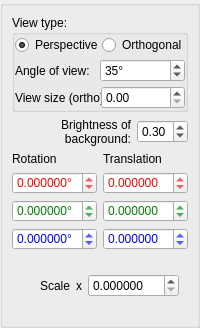
<?xml version="1.0" encoding="UTF-8"?>
<ui version="4.0">
 <class>propViewer</class>
 <widget class="QWidget" name="propViewer">
  <property name="geometry">
   <rect>
    <x>0</x>
    <y>0</y>
    <width>200</width>
    <height>328</height>
   </rect>
  </property>
  <property name="windowTitle">
   <string>Form</string>
  </property>
  <layout class="QVBoxLayout" name="verticalLayout">
   <property name="leftMargin">
    <number>0</number>
   </property>
   <property name="topMargin">
    <number>0</number>
   </property>
   <property name="rightMargin">
    <number>0</number>
   </property>
   <property name="bottomMargin">
    <number>0</number>
   </property>
   <item>
    <widget class="QGroupBox" name="groupBoxView">
     <property name="minimumSize">
      <size>
       <width>200</width>
       <height>0</height>
      </size>
     </property>
     <property name="maximumSize">
      <size>
       <width>200</width>
       <height>16777215</height>
      </size>
     </property>
     <property name="title">
      <string/>
     </property>
     <layout class="QVBoxLayout" name="verticalLayout_2">
      <item>
       <widget class="QGroupBox" name="groupBox">
        <property name="title">
         <string>View type:</string>
        </property>
        <layout class="QVBoxLayout" name="verticalLayout_5">
         <property name="spacing">
          <number>4</number>
         </property>
         <property name="leftMargin">
          <number>0</number>
         </property>
         <property name="topMargin">
          <number>0</number>
         </property>
         <property name="rightMargin">
          <number>0</number>
         </property>
         <property name="bottomMargin">
          <number>0</number>
         </property>
         <item>
          <layout class="QHBoxLayout" name="horizontalLayout_7">
           <item>
            <widget class="QRadioButton" name="radioPersp">
             <property name="sizePolicy">
              <sizepolicy hsizetype="Preferred" vsizetype="Fixed">
               <horstretch>0</horstretch>
               <verstretch>0</verstretch>
              </sizepolicy>
             </property>
             <property name="text">
              <string>Perspective</string>
             </property>
             <property name="checked">
              <bool>true</bool>
             </property>
            </widget>
           </item>
           <item>
            <widget class="QRadioButton" name="radioOrtho">
             <property name="sizePolicy">
              <sizepolicy hsizetype="Preferred" vsizetype="Fixed">
               <horstretch>0</horstretch>
               <verstretch>0</verstretch>
              </sizepolicy>
             </property>
             <property name="text">
              <string>Orthogonal</string>
             </property>
            </widget>
           </item>
          </layout>
         </item>
         <item>
          <widget class="QWidget" name="widget_2" native="true">
           <layout class="QHBoxLayout" name="horizontalLayout_4">
            <property name="spacing">
             <number>0</number>
            </property>
            <property name="leftMargin">
             <number>0</number>
            </property>
            <property name="topMargin">
             <number>0</number>
            </property>
            <property name="rightMargin">
             <number>0</number>
            </property>
            <property name="bottomMargin">
             <number>0</number>
            </property>
            <item>
             <widget class="QLabel" name="label_9">
              <property name="text">
               <string>Angle of view:</string>
              </property>
             </widget>
            </item>
            <item>
             <widget class="QSpinBox" name="spinAngleOfView">
              <property name="sizePolicy">
               <sizepolicy hsizetype="Preferred" vsizetype="Fixed">
                <horstretch>0</horstretch>
                <verstretch>0</verstretch>
               </sizepolicy>
              </property>
              <property name="suffix">
               <string>°</string>
              </property>
              <property name="prefix">
               <string/>
              </property>
              <property name="minimum">
               <number>15</number>
              </property>
              <property name="maximum">
               <number>170</number>
              </property>
              <property name="value">
               <number>35</number>
              </property>
             </widget>
            </item>
           </layout>
          </widget>
         </item>
         <item>
          <widget class="QWidget" name="widget_3" native="true">
           <layout class="QHBoxLayout" name="horizontalLayout_5">
            <property name="spacing">
             <number>0</number>
            </property>
            <property name="leftMargin">
             <number>0</number>
            </property>
            <property name="topMargin">
             <number>0</number>
            </property>
            <property name="rightMargin">
             <number>0</number>
            </property>
            <property name="bottomMargin">
             <number>0</number>
            </property>
            <item>
             <widget class="QLabel" name="label_11">
              <property name="text">
               <string>View size (ortho):</string>
              </property>
             </widget>
            </item>
            <item>
             <widget class="QDoubleSpinBox" name="spinOrthoViewSize">
              <property name="sizePolicy">
               <sizepolicy hsizetype="Preferred" vsizetype="Fixed">
                <horstretch>0</horstretch>
                <verstretch>0</verstretch>
               </sizepolicy>
              </property>
              <property name="minimum">
               <double>0.000000000000000</double>
              </property>
              <property name="maximum">
               <double>99999999999999991433150857216.000000000000000</double>
              </property>
             </widget>
            </item>
           </layout>
          </widget>
         </item>
        </layout>
       </widget>
      </item>
      <item>
       <layout class="QHBoxLayout" name="horizontalLayout_3">
        <item>
         <widget class="QLabel" name="label_10">
          <property name="inputMethodHints">
           <set>Qt::ImhMultiLine</set>
          </property>
          <property name="text">
           <string>Brightness of background:</string>
          </property>
          <property name="alignment">
           <set>Qt::AlignRight|Qt::AlignTrailing|Qt::AlignVCenter</set>
          </property>
          <property name="wordWrap">
           <bool>true</bool>
          </property>
         </widget>
        </item>
        <item>
         <widget class="QDoubleSpinBox" name="spinBG">
          <property name="sizePolicy">
           <sizepolicy hsizetype="Preferred" vsizetype="Fixed">
            <horstretch>0</horstretch>
            <verstretch>0</verstretch>
           </sizepolicy>
          </property>
          <property name="decimals">
           <number>2</number>
          </property>
          <property name="maximum">
           <double>1.000000000000000</double>
          </property>
          <property name="singleStep">
           <double>0.100000000000000</double>
          </property>
          <property name="value">
           <double>0.300000000000000</double>
          </property>
         </widget>
        </item>
       </layout>
      </item>
      <item>
       <widget class="QWidget" name="widget" native="true">
        <layout class="QHBoxLayout" name="horizontalLayout_2">
         <property name="leftMargin">
          <number>0</number>
         </property>
         <property name="topMargin">
          <number>0</number>
         </property>
         <property name="rightMargin">
          <number>0</number>
         </property>
         <property name="bottomMargin">
          <number>0</number>
         </property>
         <item>
          <layout class="QVBoxLayout" name="verticalLayout_4">
           <item>
            <widget class="QLabel" name="label_7">
             <property name="text">
              <string>Rotation</string>
             </property>
            </widget>
           </item>
           <item>
            <widget class="QDoubleSpinBox" name="spinViewRotX">
             <property name="sizePolicy">
              <sizepolicy hsizetype="Preferred" vsizetype="Fixed">
               <horstretch>0</horstretch>
               <verstretch>0</verstretch>
              </sizepolicy>
             </property>
             <property name="palette">
              <palette>
               <active>
                <colorrole role="WindowText">
                 <brush brushstyle="SolidPattern">
                  <color alpha="255">
                   <red>255</red>
                   <green>0</green>
                   <blue>0</blue>
                  </color>
                 </brush>
                </colorrole>
                <colorrole role="Text">
                 <brush brushstyle="SolidPattern">
                  <color alpha="255">
                   <red>255</red>
                   <green>0</green>
                   <blue>0</blue>
                  </color>
                 </brush>
                </colorrole>
                <colorrole role="ButtonText">
                 <brush brushstyle="SolidPattern">
                  <color alpha="255">
                   <red>255</red>
                   <green>0</green>
                   <blue>0</blue>
                  </color>
                 </brush>
                </colorrole>
                <colorrole role="PlaceholderText">
                 <brush brushstyle="NoBrush">
                  <color alpha="128">
                   <red>255</red>
                   <green>0</green>
                   <blue>0</blue>
                  </color>
                 </brush>
                </colorrole>
               </active>
               <inactive>
                <colorrole role="WindowText">
                 <brush brushstyle="SolidPattern">
                  <color alpha="255">
                   <red>255</red>
                   <green>0</green>
                   <blue>0</blue>
                  </color>
                 </brush>
                </colorrole>
                <colorrole role="Text">
                 <brush brushstyle="SolidPattern">
                  <color alpha="255">
                   <red>255</red>
                   <green>0</green>
                   <blue>0</blue>
                  </color>
                 </brush>
                </colorrole>
                <colorrole role="ButtonText">
                 <brush brushstyle="SolidPattern">
                  <color alpha="255">
                   <red>255</red>
                   <green>0</green>
                   <blue>0</blue>
                  </color>
                 </brush>
                </colorrole>
                <colorrole role="PlaceholderText">
                 <brush brushstyle="NoBrush">
                  <color alpha="128">
                   <red>255</red>
                   <green>0</green>
                   <blue>0</blue>
                  </color>
                 </brush>
                </colorrole>
               </inactive>
               <disabled>
                <colorrole role="WindowText">
                 <brush brushstyle="SolidPattern">
                  <color alpha="255">
                   <red>255</red>
                   <green>0</green>
                   <blue>0</blue>
                  </color>
                 </brush>
                </colorrole>
                <colorrole role="Text">
                 <brush brushstyle="SolidPattern">
                  <color alpha="255">
                   <red>255</red>
                   <green>0</green>
                   <blue>0</blue>
                  </color>
                 </brush>
                </colorrole>
                <colorrole role="ButtonText">
                 <brush brushstyle="SolidPattern">
                  <color alpha="255">
                   <red>255</red>
                   <green>0</green>
                   <blue>0</blue>
                  </color>
                 </brush>
                </colorrole>
                <colorrole role="PlaceholderText">
                 <brush brushstyle="NoBrush">
                  <color alpha="128">
                   <red>255</red>
                   <green>0</green>
                   <blue>0</blue>
                  </color>
                 </brush>
                </colorrole>
               </disabled>
              </palette>
             </property>
             <property name="styleSheet">
              <string notr="true">color: rgb(255, 0, 0)</string>
             </property>
             <property name="suffix">
              <string>°</string>
             </property>
             <property name="decimals">
              <number>6</number>
             </property>
             <property name="minimum">
              <double>-99999999.000000000000000</double>
             </property>
             <property name="maximum">
              <double>99999999.000000000000000</double>
             </property>
             <property name="singleStep">
              <double>1.000000000000000</double>
             </property>
            </widget>
           </item>
           <item>
            <widget class="QDoubleSpinBox" name="spinViewRotY">
             <property name="sizePolicy">
              <sizepolicy hsizetype="Preferred" vsizetype="Fixed">
               <horstretch>0</horstretch>
               <verstretch>0</verstretch>
              </sizepolicy>
             </property>
             <property name="palette">
              <palette>
               <active>
                <colorrole role="WindowText">
                 <brush brushstyle="SolidPattern">
                  <color alpha="255">
                   <red>0</red>
                   <green>128</green>
                   <blue>0</blue>
                  </color>
                 </brush>
                </colorrole>
                <colorrole role="Text">
                 <brush brushstyle="SolidPattern">
                  <color alpha="255">
                   <red>0</red>
                   <green>128</green>
                   <blue>0</blue>
                  </color>
                 </brush>
                </colorrole>
                <colorrole role="ButtonText">
                 <brush brushstyle="SolidPattern">
                  <color alpha="255">
                   <red>0</red>
                   <green>128</green>
                   <blue>0</blue>
                  </color>
                 </brush>
                </colorrole>
                <colorrole role="PlaceholderText">
                 <brush brushstyle="NoBrush">
                  <color alpha="128">
                   <red>0</red>
                   <green>128</green>
                   <blue>0</blue>
                  </color>
                 </brush>
                </colorrole>
               </active>
               <inactive>
                <colorrole role="WindowText">
                 <brush brushstyle="SolidPattern">
                  <color alpha="255">
                   <red>0</red>
                   <green>128</green>
                   <blue>0</blue>
                  </color>
                 </brush>
                </colorrole>
                <colorrole role="Text">
                 <brush brushstyle="SolidPattern">
                  <color alpha="255">
                   <red>0</red>
                   <green>128</green>
                   <blue>0</blue>
                  </color>
                 </brush>
                </colorrole>
                <colorrole role="ButtonText">
                 <brush brushstyle="SolidPattern">
                  <color alpha="255">
                   <red>0</red>
                   <green>128</green>
                   <blue>0</blue>
                  </color>
                 </brush>
                </colorrole>
                <colorrole role="PlaceholderText">
                 <brush brushstyle="NoBrush">
                  <color alpha="128">
                   <red>0</red>
                   <green>128</green>
                   <blue>0</blue>
                  </color>
                 </brush>
                </colorrole>
               </inactive>
               <disabled>
                <colorrole role="WindowText">
                 <brush brushstyle="SolidPattern">
                  <color alpha="255">
                   <red>0</red>
                   <green>128</green>
                   <blue>0</blue>
                  </color>
                 </brush>
                </colorrole>
                <colorrole role="Text">
                 <brush brushstyle="SolidPattern">
                  <color alpha="255">
                   <red>0</red>
                   <green>128</green>
                   <blue>0</blue>
                  </color>
                 </brush>
                </colorrole>
                <colorrole role="ButtonText">
                 <brush brushstyle="SolidPattern">
                  <color alpha="255">
                   <red>0</red>
                   <green>128</green>
                   <blue>0</blue>
                  </color>
                 </brush>
                </colorrole>
                <colorrole role="PlaceholderText">
                 <brush brushstyle="NoBrush">
                  <color alpha="128">
                   <red>0</red>
                   <green>128</green>
                   <blue>0</blue>
                  </color>
                 </brush>
                </colorrole>
               </disabled>
              </palette>
             </property>
             <property name="styleSheet">
              <string notr="true">color: rgb(0, 128, 0)</string>
             </property>
             <property name="suffix">
              <string>°</string>
             </property>
             <property name="decimals">
              <number>6</number>
             </property>
             <property name="minimum">
              <double>-99999999.000000000000000</double>
             </property>
             <property name="maximum">
              <double>99999999.000000000000000</double>
             </property>
             <property name="singleStep">
              <double>1.000000000000000</double>
             </property>
            </widget>
           </item>
           <item>
            <widget class="QDoubleSpinBox" name="spinViewRotZ">
             <property name="sizePolicy">
              <sizepolicy hsizetype="Preferred" vsizetype="Fixed">
               <horstretch>0</horstretch>
               <verstretch>0</verstretch>
              </sizepolicy>
             </property>
             <property name="palette">
              <palette>
               <active>
                <colorrole role="WindowText">
                 <brush brushstyle="SolidPattern">
                  <color alpha="255">
                   <red>0</red>
                   <green>0</green>
                   <blue>255</blue>
                  </color>
                 </brush>
                </colorrole>
                <colorrole role="Text">
                 <brush brushstyle="SolidPattern">
                  <color alpha="255">
                   <red>0</red>
                   <green>0</green>
                   <blue>255</blue>
                  </color>
                 </brush>
                </colorrole>
                <colorrole role="ButtonText">
                 <brush brushstyle="SolidPattern">
                  <color alpha="255">
                   <red>0</red>
                   <green>0</green>
                   <blue>255</blue>
                  </color>
                 </brush>
                </colorrole>
                <colorrole role="PlaceholderText">
                 <brush brushstyle="NoBrush">
                  <color alpha="128">
                   <red>0</red>
                   <green>0</green>
                   <blue>255</blue>
                  </color>
                 </brush>
                </colorrole>
               </active>
               <inactive>
                <colorrole role="WindowText">
                 <brush brushstyle="SolidPattern">
                  <color alpha="255">
                   <red>0</red>
                   <green>0</green>
                   <blue>255</blue>
                  </color>
                 </brush>
                </colorrole>
                <colorrole role="Text">
                 <brush brushstyle="SolidPattern">
                  <color alpha="255">
                   <red>0</red>
                   <green>0</green>
                   <blue>255</blue>
                  </color>
                 </brush>
                </colorrole>
                <colorrole role="ButtonText">
                 <brush brushstyle="SolidPattern">
                  <color alpha="255">
                   <red>0</red>
                   <green>0</green>
                   <blue>255</blue>
                  </color>
                 </brush>
                </colorrole>
                <colorrole role="PlaceholderText">
                 <brush brushstyle="NoBrush">
                  <color alpha="128">
                   <red>0</red>
                   <green>0</green>
                   <blue>255</blue>
                  </color>
                 </brush>
                </colorrole>
               </inactive>
               <disabled>
                <colorrole role="WindowText">
                 <brush brushstyle="SolidPattern">
                  <color alpha="255">
                   <red>0</red>
                   <green>0</green>
                   <blue>255</blue>
                  </color>
                 </brush>
                </colorrole>
                <colorrole role="Text">
                 <brush brushstyle="SolidPattern">
                  <color alpha="255">
                   <red>0</red>
                   <green>0</green>
                   <blue>255</blue>
                  </color>
                 </brush>
                </colorrole>
                <colorrole role="ButtonText">
                 <brush brushstyle="SolidPattern">
                  <color alpha="255">
                   <red>0</red>
                   <green>0</green>
                   <blue>255</blue>
                  </color>
                 </brush>
                </colorrole>
                <colorrole role="PlaceholderText">
                 <brush brushstyle="NoBrush">
                  <color alpha="128">
                   <red>0</red>
                   <green>0</green>
                   <blue>255</blue>
                  </color>
                 </brush>
                </colorrole>
               </disabled>
              </palette>
             </property>
             <property name="styleSheet">
              <string notr="true">color: rgb(0,0,255)</string>
             </property>
             <property name="suffix">
              <string>°</string>
             </property>
             <property name="decimals">
              <number>6</number>
             </property>
             <property name="minimum">
              <double>-99999999.000000000000000</double>
             </property>
             <property name="maximum">
              <double>99999999.000000000000000</double>
             </property>
             <property name="singleStep">
              <double>1.000000000000000</double>
             </property>
            </widget>
           </item>
          </layout>
         </item>
         <item>
          <spacer name="horizontalSpacer_2">
           <property name="orientation">
            <enum>Qt::Horizontal</enum>
           </property>
           <property name="sizeHint" stdset="0">
            <size>
             <width>40</width>
             <height>20</height>
            </size>
           </property>
          </spacer>
         </item>
         <item>
          <layout class="QVBoxLayout" name="verticalLayout_3">
           <item>
            <widget class="QLabel" name="label_6">
             <property name="text">
              <string>Translation</string>
             </property>
            </widget>
           </item>
           <item>
            <widget class="QDoubleSpinBox" name="spinViewTransX">
             <property name="sizePolicy">
              <sizepolicy hsizetype="Preferred" vsizetype="Fixed">
               <horstretch>0</horstretch>
               <verstretch>0</verstretch>
              </sizepolicy>
             </property>
             <property name="palette">
              <palette>
               <active>
                <colorrole role="WindowText">
                 <brush brushstyle="SolidPattern">
                  <color alpha="255">
                   <red>255</red>
                   <green>0</green>
                   <blue>0</blue>
                  </color>
                 </brush>
                </colorrole>
                <colorrole role="Text">
                 <brush brushstyle="SolidPattern">
                  <color alpha="255">
                   <red>255</red>
                   <green>0</green>
                   <blue>0</blue>
                  </color>
                 </brush>
                </colorrole>
                <colorrole role="ButtonText">
                 <brush brushstyle="SolidPattern">
                  <color alpha="255">
                   <red>255</red>
                   <green>0</green>
                   <blue>0</blue>
                  </color>
                 </brush>
                </colorrole>
                <colorrole role="PlaceholderText">
                 <brush brushstyle="NoBrush">
                  <color alpha="128">
                   <red>255</red>
                   <green>0</green>
                   <blue>0</blue>
                  </color>
                 </brush>
                </colorrole>
               </active>
               <inactive>
                <colorrole role="WindowText">
                 <brush brushstyle="SolidPattern">
                  <color alpha="255">
                   <red>255</red>
                   <green>0</green>
                   <blue>0</blue>
                  </color>
                 </brush>
                </colorrole>
                <colorrole role="Text">
                 <brush brushstyle="SolidPattern">
                  <color alpha="255">
                   <red>255</red>
                   <green>0</green>
                   <blue>0</blue>
                  </color>
                 </brush>
                </colorrole>
                <colorrole role="ButtonText">
                 <brush brushstyle="SolidPattern">
                  <color alpha="255">
                   <red>255</red>
                   <green>0</green>
                   <blue>0</blue>
                  </color>
                 </brush>
                </colorrole>
                <colorrole role="PlaceholderText">
                 <brush brushstyle="NoBrush">
                  <color alpha="128">
                   <red>255</red>
                   <green>0</green>
                   <blue>0</blue>
                  </color>
                 </brush>
                </colorrole>
               </inactive>
               <disabled>
                <colorrole role="WindowText">
                 <brush brushstyle="SolidPattern">
                  <color alpha="255">
                   <red>255</red>
                   <green>0</green>
                   <blue>0</blue>
                  </color>
                 </brush>
                </colorrole>
                <colorrole role="Text">
                 <brush brushstyle="SolidPattern">
                  <color alpha="255">
                   <red>255</red>
                   <green>0</green>
                   <blue>0</blue>
                  </color>
                 </brush>
                </colorrole>
                <colorrole role="ButtonText">
                 <brush brushstyle="SolidPattern">
                  <color alpha="255">
                   <red>255</red>
                   <green>0</green>
                   <blue>0</blue>
                  </color>
                 </brush>
                </colorrole>
                <colorrole role="PlaceholderText">
                 <brush brushstyle="NoBrush">
                  <color alpha="128">
                   <red>255</red>
                   <green>0</green>
                   <blue>0</blue>
                  </color>
                 </brush>
                </colorrole>
               </disabled>
              </palette>
             </property>
             <property name="styleSheet">
              <string notr="true">color: rgb(255, 0, 0)</string>
             </property>
             <property name="decimals">
              <number>6</number>
             </property>
             <property name="minimum">
              <double>-999999999.000000000000000</double>
             </property>
             <property name="maximum">
              <double>999999999.000000000000000</double>
             </property>
             <property name="singleStep">
              <double>0.100000000000000</double>
             </property>
            </widget>
           </item>
           <item>
            <widget class="QDoubleSpinBox" name="spinViewTransY">
             <property name="sizePolicy">
              <sizepolicy hsizetype="Preferred" vsizetype="Fixed">
               <horstretch>0</horstretch>
               <verstretch>0</verstretch>
              </sizepolicy>
             </property>
             <property name="palette">
              <palette>
               <active>
                <colorrole role="WindowText">
                 <brush brushstyle="SolidPattern">
                  <color alpha="255">
                   <red>0</red>
                   <green>128</green>
                   <blue>0</blue>
                  </color>
                 </brush>
                </colorrole>
                <colorrole role="Text">
                 <brush brushstyle="SolidPattern">
                  <color alpha="255">
                   <red>0</red>
                   <green>128</green>
                   <blue>0</blue>
                  </color>
                 </brush>
                </colorrole>
                <colorrole role="ButtonText">
                 <brush brushstyle="SolidPattern">
                  <color alpha="255">
                   <red>0</red>
                   <green>128</green>
                   <blue>0</blue>
                  </color>
                 </brush>
                </colorrole>
                <colorrole role="PlaceholderText">
                 <brush brushstyle="NoBrush">
                  <color alpha="128">
                   <red>0</red>
                   <green>128</green>
                   <blue>0</blue>
                  </color>
                 </brush>
                </colorrole>
               </active>
               <inactive>
                <colorrole role="WindowText">
                 <brush brushstyle="SolidPattern">
                  <color alpha="255">
                   <red>0</red>
                   <green>128</green>
                   <blue>0</blue>
                  </color>
                 </brush>
                </colorrole>
                <colorrole role="Text">
                 <brush brushstyle="SolidPattern">
                  <color alpha="255">
                   <red>0</red>
                   <green>128</green>
                   <blue>0</blue>
                  </color>
                 </brush>
                </colorrole>
                <colorrole role="ButtonText">
                 <brush brushstyle="SolidPattern">
                  <color alpha="255">
                   <red>0</red>
                   <green>128</green>
                   <blue>0</blue>
                  </color>
                 </brush>
                </colorrole>
                <colorrole role="PlaceholderText">
                 <brush brushstyle="NoBrush">
                  <color alpha="128">
                   <red>0</red>
                   <green>128</green>
                   <blue>0</blue>
                  </color>
                 </brush>
                </colorrole>
               </inactive>
               <disabled>
                <colorrole role="WindowText">
                 <brush brushstyle="SolidPattern">
                  <color alpha="255">
                   <red>0</red>
                   <green>128</green>
                   <blue>0</blue>
                  </color>
                 </brush>
                </colorrole>
                <colorrole role="Text">
                 <brush brushstyle="SolidPattern">
                  <color alpha="255">
                   <red>0</red>
                   <green>128</green>
                   <blue>0</blue>
                  </color>
                 </brush>
                </colorrole>
                <colorrole role="ButtonText">
                 <brush brushstyle="SolidPattern">
                  <color alpha="255">
                   <red>0</red>
                   <green>128</green>
                   <blue>0</blue>
                  </color>
                 </brush>
                </colorrole>
                <colorrole role="PlaceholderText">
                 <brush brushstyle="NoBrush">
                  <color alpha="128">
                   <red>0</red>
                   <green>128</green>
                   <blue>0</blue>
                  </color>
                 </brush>
                </colorrole>
               </disabled>
              </palette>
             </property>
             <property name="styleSheet">
              <string notr="true">color: rgb(0, 128, 0)</string>
             </property>
             <property name="decimals">
              <number>6</number>
             </property>
             <property name="minimum">
              <double>-999999999.000000000000000</double>
             </property>
             <property name="maximum">
              <double>999999999.000000000000000</double>
             </property>
             <property name="singleStep">
              <double>0.100000000000000</double>
             </property>
            </widget>
           </item>
           <item>
            <widget class="QDoubleSpinBox" name="spinViewTransZ">
             <property name="sizePolicy">
              <sizepolicy hsizetype="Preferred" vsizetype="Fixed">
               <horstretch>0</horstretch>
               <verstretch>0</verstretch>
              </sizepolicy>
             </property>
             <property name="palette">
              <palette>
               <active>
                <colorrole role="WindowText">
                 <brush brushstyle="SolidPattern">
                  <color alpha="255">
                   <red>0</red>
                   <green>0</green>
                   <blue>255</blue>
                  </color>
                 </brush>
                </colorrole>
                <colorrole role="Text">
                 <brush brushstyle="SolidPattern">
                  <color alpha="255">
                   <red>0</red>
                   <green>0</green>
                   <blue>255</blue>
                  </color>
                 </brush>
                </colorrole>
                <colorrole role="ButtonText">
                 <brush brushstyle="SolidPattern">
                  <color alpha="255">
                   <red>0</red>
                   <green>0</green>
                   <blue>255</blue>
                  </color>
                 </brush>
                </colorrole>
                <colorrole role="PlaceholderText">
                 <brush brushstyle="NoBrush">
                  <color alpha="128">
                   <red>0</red>
                   <green>0</green>
                   <blue>255</blue>
                  </color>
                 </brush>
                </colorrole>
               </active>
               <inactive>
                <colorrole role="WindowText">
                 <brush brushstyle="SolidPattern">
                  <color alpha="255">
                   <red>0</red>
                   <green>0</green>
                   <blue>255</blue>
                  </color>
                 </brush>
                </colorrole>
                <colorrole role="Text">
                 <brush brushstyle="SolidPattern">
                  <color alpha="255">
                   <red>0</red>
                   <green>0</green>
                   <blue>255</blue>
                  </color>
                 </brush>
                </colorrole>
                <colorrole role="ButtonText">
                 <brush brushstyle="SolidPattern">
                  <color alpha="255">
                   <red>0</red>
                   <green>0</green>
                   <blue>255</blue>
                  </color>
                 </brush>
                </colorrole>
                <colorrole role="PlaceholderText">
                 <brush brushstyle="NoBrush">
                  <color alpha="128">
                   <red>0</red>
                   <green>0</green>
                   <blue>255</blue>
                  </color>
                 </brush>
                </colorrole>
               </inactive>
               <disabled>
                <colorrole role="WindowText">
                 <brush brushstyle="SolidPattern">
                  <color alpha="255">
                   <red>0</red>
                   <green>0</green>
                   <blue>255</blue>
                  </color>
                 </brush>
                </colorrole>
                <colorrole role="Text">
                 <brush brushstyle="SolidPattern">
                  <color alpha="255">
                   <red>0</red>
                   <green>0</green>
                   <blue>255</blue>
                  </color>
                 </brush>
                </colorrole>
                <colorrole role="ButtonText">
                 <brush brushstyle="SolidPattern">
                  <color alpha="255">
                   <red>0</red>
                   <green>0</green>
                   <blue>255</blue>
                  </color>
                 </brush>
                </colorrole>
                <colorrole role="PlaceholderText">
                 <brush brushstyle="NoBrush">
                  <color alpha="128">
                   <red>0</red>
                   <green>0</green>
                   <blue>255</blue>
                  </color>
                 </brush>
                </colorrole>
               </disabled>
              </palette>
             </property>
             <property name="styleSheet">
              <string notr="true">color: rgb(0,0,255)</string>
             </property>
             <property name="decimals">
              <number>6</number>
             </property>
             <property name="minimum">
              <double>-999999999.000000000000000</double>
             </property>
             <property name="maximum">
              <double>999999999.000000000000000</double>
             </property>
             <property name="singleStep">
              <double>0.100000000000000</double>
             </property>
            </widget>
           </item>
          </layout>
         </item>
        </layout>
       </widget>
      </item>
      <item>
       <widget class="QWidget" name="horizontalWidget" native="true">
        <layout class="QHBoxLayout" name="horizontalLayout">
         <item>
          <spacer name="horizontalSpacer">
           <property name="orientation">
            <enum>Qt::Horizontal</enum>
           </property>
           <property name="sizeHint" stdset="0">
            <size>
             <width>40</width>
             <height>20</height>
            </size>
           </property>
          </spacer>
         </item>
         <item>
          <widget class="QLabel" name="label_5">
           <property name="text">
            <string>Scale</string>
           </property>
          </widget>
         </item>
         <item>
          <widget class="QLabel" name="label_8">
           <property name="text">
            <string>x</string>
           </property>
          </widget>
         </item>
         <item>
          <widget class="QDoubleSpinBox" name="spinViewScale">
           <property name="sizePolicy">
            <sizepolicy hsizetype="Preferred" vsizetype="Fixed">
             <horstretch>0</horstretch>
             <verstretch>0</verstretch>
            </sizepolicy>
           </property>
           <property name="decimals">
            <number>6</number>
           </property>
           <property name="maximum">
            <double>360.000000000000000</double>
           </property>
           <property name="singleStep">
            <double>0.100000000000000</double>
           </property>
          </widget>
         </item>
        </layout>
       </widget>
      </item>
     </layout>
    </widget>
   </item>
  </layout>
 </widget>
 <resources/>
 <connections>
  <connection>
   <sender>spinViewRotX</sender>
   <signal>valueChanged(double)</signal>
   <receiver>propViewer</receiver>
   <slot>changedRotX(double)</slot>
   <hints>
    <hint type="sourcelabel">
     <x>52</x>
     <y>70</y>
    </hint>
    <hint type="destinationlabel">
     <x>95</x>
     <y>149</y>
    </hint>
   </hints>
  </connection>
  <connection>
   <sender>spinViewRotY</sender>
   <signal>valueChanged(double)</signal>
   <receiver>propViewer</receiver>
   <slot>changedRotY(double)</slot>
   <hints>
    <hint type="sourcelabel">
     <x>52</x>
     <y>95</y>
    </hint>
    <hint type="destinationlabel">
     <x>95</x>
     <y>149</y>
    </hint>
   </hints>
  </connection>
  <connection>
   <sender>spinViewRotZ</sender>
   <signal>valueChanged(double)</signal>
   <receiver>propViewer</receiver>
   <slot>changedRotZ(double)</slot>
   <hints>
    <hint type="sourcelabel">
     <x>53</x>
     <y>120</y>
    </hint>
    <hint type="destinationlabel">
     <x>95</x>
     <y>149</y>
    </hint>
   </hints>
  </connection>
  <connection>
   <sender>spinViewTransX</sender>
   <signal>valueChanged(double)</signal>
   <receiver>propViewer</receiver>
   <slot>changedTraXYZ(double)</slot>
   <hints>
    <hint type="sourcelabel">
     <x>141</x>
     <y>71</y>
    </hint>
    <hint type="destinationlabel">
     <x>95</x>
     <y>149</y>
    </hint>
   </hints>
  </connection>
  <connection>
   <sender>spinViewTransY</sender>
   <signal>valueChanged(double)</signal>
   <receiver>propViewer</receiver>
   <slot>changedTraXYZ(double)</slot>
   <hints>
    <hint type="sourcelabel">
     <x>141</x>
     <y>96</y>
    </hint>
    <hint type="destinationlabel">
     <x>95</x>
     <y>149</y>
    </hint>
   </hints>
  </connection>
  <connection>
   <sender>spinViewTransZ</sender>
   <signal>valueChanged(double)</signal>
   <receiver>propViewer</receiver>
   <slot>changedTraXYZ(double)</slot>
   <hints>
    <hint type="sourcelabel">
     <x>141</x>
     <y>120</y>
    </hint>
    <hint type="destinationlabel">
     <x>95</x>
     <y>149</y>
    </hint>
   </hints>
  </connection>
  <connection>
   <sender>spinAngleOfView</sender>
   <signal>valueChanged(int)</signal>
   <receiver>propViewer</receiver>
   <slot>changedAngle(int)</slot>
   <hints>
    <hint type="sourcelabel">
     <x>138</x>
     <y>232</y>
    </hint>
    <hint type="destinationlabel">
     <x>95</x>
     <y>149</y>
    </hint>
   </hints>
  </connection>
  <connection>
   <sender>spinBG</sender>
   <signal>valueChanged(double)</signal>
   <receiver>propViewer</receiver>
   <slot>changedBGcolor(double)</slot>
   <hints>
    <hint type="sourcelabel">
     <x>130</x>
     <y>202</y>
    </hint>
    <hint type="destinationlabel">
     <x>95</x>
     <y>149</y>
    </hint>
   </hints>
  </connection>
  <connection>
   <sender>spinViewRotX</sender>
   <signal>editingFinished()</signal>
   <receiver>propViewer</receiver>
   <slot>rotXeditingFinished()</slot>
   <hints>
    <hint type="sourcelabel">
     <x>50</x>
     <y>53</y>
    </hint>
    <hint type="destinationlabel">
     <x>99</x>
     <y>117</y>
    </hint>
   </hints>
  </connection>
  <connection>
   <sender>spinOrthoViewSize</sender>
   <signal>valueChanged(double)</signal>
   <receiver>propViewer</receiver>
   <slot>changedOrthoViewSize(double)</slot>
   <hints>
    <hint type="sourcelabel">
     <x>141</x>
     <y>243</y>
    </hint>
    <hint type="destinationlabel">
     <x>99</x>
     <y>133</y>
    </hint>
   </hints>
  </connection>
  <connection>
   <sender>radioPersp</sender>
   <signal>toggled(bool)</signal>
   <receiver>propViewer</receiver>
   <slot>radioPropToggled(bool)</slot>
   <hints>
    <hint type="sourcelabel">
     <x>54</x>
     <y>46</y>
    </hint>
    <hint type="destinationlabel">
     <x>99</x>
     <y>163</y>
    </hint>
   </hints>
  </connection>
 </connections>
 <slots>
  <slot>changedRotX(double)</slot>
  <slot>changedRotY(double)</slot>
  <slot>changedRotZ(double)</slot>
  <slot>changedTraXYZ(double)</slot>
  <slot>changedScale(double)</slot>
  <slot>changedBGcolor(double)</slot>
  <slot>changedAngle(int)</slot>
  <slot>rotXeditingFinished()</slot>
  <slot>changedOrthoViewSize(double)</slot>
  <slot>radioPropToggled(bool)</slot>
 </slots>
</ui>
